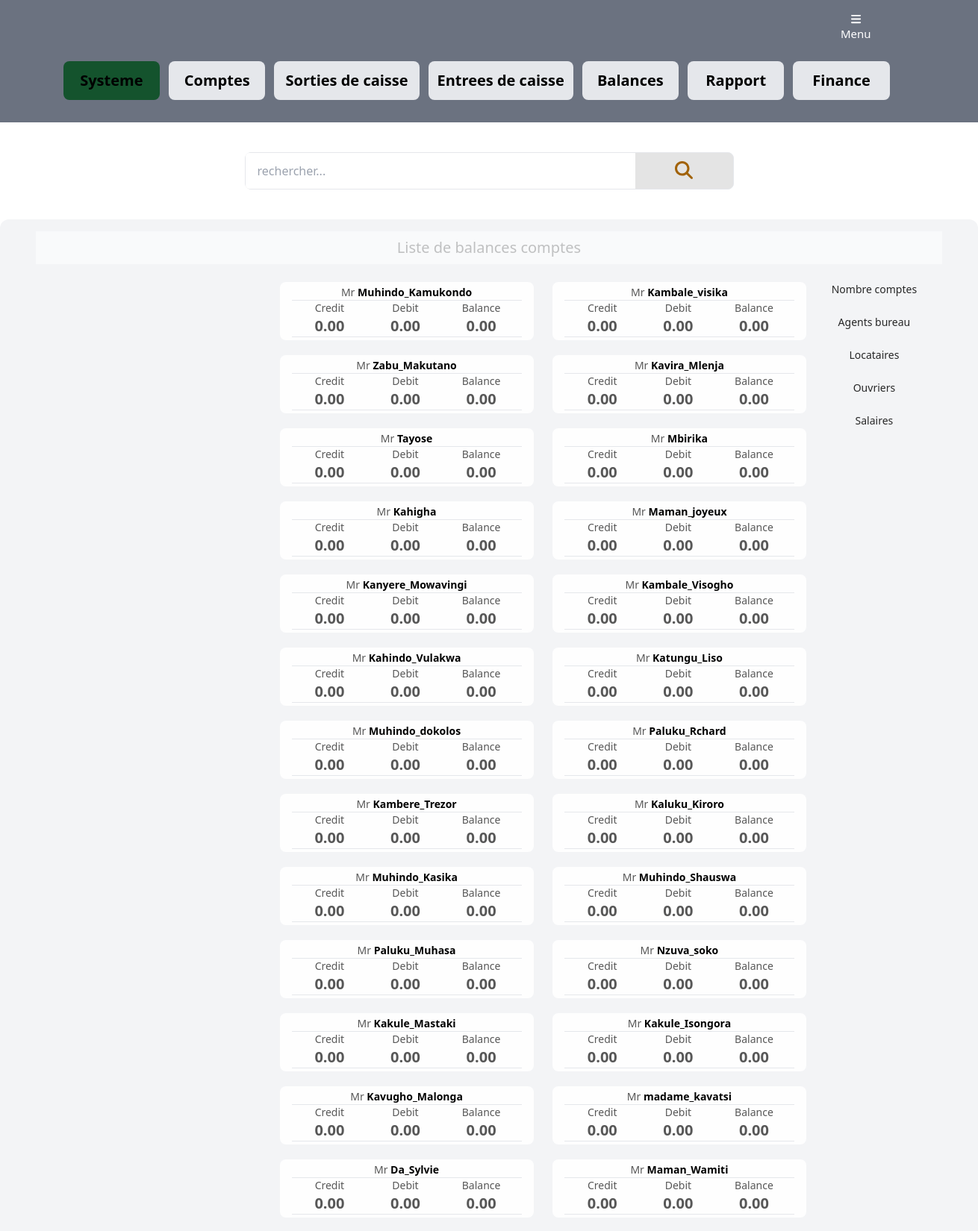
The page /accounts_balance/ (upper part) on the database its author committed.
### management/models.py (models this page shows, shortened)
class Person(models.Model):
    first_name = models.CharField(max_length=20, null=True, blank = True)
    second_name = models.CharField(max_length=20, null=True, blank = True)
    position = models.CharField(max_length=1, choices=POSITION_CHOICES, null=True, blank = True)
    job_description = models.TextField(null=True, blank = True)
    birth_date = models.DateField(null=True, blank=True)
    sex = models.CharField(max_length=1, choices=GENDER_CHOICES, null=True, blank = True)
    education = models.CharField(max_length=100, null=True, blank = True)
    address = models.TextField(null=True, blank = True)
    email = models.EmailField(null=True, blank = True)
    mobile_number = models.CharField(max_length=15, null=True, blank = True)
    whatsapp_number = models.CharField(max_length=15, blank=True, null=True)
    created_at = models.DateTimeField(auto_now_add=True, blank=True, null=True)
    class Meta:
        ordering = ['-created_at']

### management/views.py (the view)
# urls.py: path('accounts_balance/', views.accounts_balance, name='accounts_balance'),
def accounts_balance(request):
    kavatsi_input = Finance.objects.filter(account='Kasereka_Kavatsi', type_transaction='IP')
    kavatsi_output = Finance.objects.filter(account='Kasereka_Kavatsi', type_transaction='OP')
    total_kavatsi_input = kavatsi_input.aggregate(total_kavatsi_input=Sum('amount_in_usd'))['total_kavatsi_input']
    total_kavatsi_output = kavatsi_output.aggregate(total_kavatsi_output=Sum('amount_in_usd'))['total_kavatsi_output']
    syalivene_input = Finance.objects.filter(account='Katembo_Syalivene', type_transaction='IP')
    syalivene_output = Finance.objects.filter(account='Katembo_Syalivene', type_transaction='OP')
    total_syalivene_input = syalivene_input.aggregate(total_syalivene_input=Sum('amount_in_usd'))['total_syalivene_input']
    total_syalivene_output = syalivene_output.aggregate(total_syalivene_output=Sum('amount_in_usd'))['total_syalivene_output']
    vikoma_input = Finance.objects.filter(account='Kahindo_Vikoma', type_transaction='IP')
    vikoma_output = Finance.objects.filter(account='Kahindo_Vikoma', type_transaction='OP')
    total_vikoma_input = vikoma_input.aggregate(total_vikoma_input=Sum('amount_in_usd'))['total_vikoma_input']
    total_vikoma_output = vikoma_output.aggregate(total_vikoma_output=Sum('amount_in_usd'))['total_vikoma_output']
    outputs = Comptes.objects.filter(transaction='OP')
    inputs = Comptes.objects.filter(transaction='IP')
    persons =  Person.objects.all()
    query = request.GET.get('query')
    if query:
        persons = persons.filter(Q(first_name__icontains=query))
    persons_with_finances = []
    for person in persons:
        output = outputs.filter(nom=person)
        input = inputs.filter(nom=person)
        total_outputs = output.aggregate(total_outputs=Sum('amount_in_usd'))['total_outputs']
        total_inputs = input.aggregate(total_inputs=Sum('amount_in_usd'))['total_inputs']
        if person.first_name == 'Kasereka_Kavatsi':
            kavatsi_outputs = total_outputs + total_kavatsi_input
            kavatsi_inputs = total_inputs + total_kavatsi_output
            kavatsi_balance = kavatsi_outputs - kavatsi_inputs
            persons_with_finances.append({'person': person, 'total_outputs': kavatsi_outputs, 'total_inputs': kavatsi_inputs, 'total_balance': kavatsi_balance})
        elif person.first_name == 'Katembo_Syalivene':
            syalivene_outputs = total_outputs + total_syalivene_input
            syalivene_inputs = total_inputs + total_syalivene_output
            syalivene_balance = syalivene_outputs - syalivene_inputs
            persons_with_finances.append({'person': person, 'total_outputs': syalivene_outputs, 'total_inputs': syalivene_inputs, 'total_balance': syalivene_balance})
        elif person.first_name == 'Kahindo_Vikoma':
            vikoma_outputs = total_outputs + total_vikoma_input
            vikoma_inputs = total_inputs + total_vikoma_output
            vikoma_balance = vikoma_outputs - vikoma_inputs
            persons_with_finances.append({'person': person, 'total_outputs': vikoma_outputs, 'total_inputs': vikoma_inputs, 'total_balance': vikoma_balance})
        elif total_outputs is None or total_inputs is None:
            persons_with_finances.append({'person': person, 'total_outputs': 0, 'total_inputs': 0, 'total_balance': 0})
        else:
            total_balance = total_outputs - total_inputs
            persons_with_finances.append({'person': person, 'total_outputs': total_outputs, 'total_inputs': total_inputs, 'total_balance': total_balance})
    return render(request, 'management/accounts_balance.html', {
        'persons_with_finances': persons_with_finances,
        'query': query if query is not None else '',
})

### management/templates/management/accounts_balance.html (shortened to what this page needs)
{% extends "management/base.html" %}
{% block liste_accounts_balance %}
    <div class="grid grid-cols-3 gap-0" style="grid-template-columns: 25% 50% 25%;">
        <div></div>
        <form method="get" id="search-form" class="grid grid-cols-2 gap-0 my-10 border rounded-lg" style="grid-template-columns: 80% 20%; background-color: rgba(220, 220, 220, 0.767);">
            <input name="query" class="py-3 px-4 w-1/1 text-left" style="border-top-left-radius: 5px; border-bottom-left-radius: 5px;" type="text" value="{{ query }}" placeholder="rechercher...">
            <button type="submit"><i class="fa fa-search text-yellow-700 w-1/1 ml-0 text-2xl px-4" style="border-top-right-radius: 5px; border-bottom-right-radius: 5px;"></i></button>
        </form>
        <div></div>
    </div>
    <div class="mt-0 px-12 py-4 bg-gray-100 rounded-xl">
        <h2 class="mb-6 text-xl text-center py-2" style="background-color: rgba(255, 255, 255, 0.486); color: rgba(0, 0, 0, 0.233);">Liste de balances comptes</h2>
        <div class="grid grid-cols-3" style="grid-template-columns: 15% 70% 15%;">
            <div class="" style="margin-left: 30px;">
            </div>
            <div class="persons-container">
                {% for item in persons_with_finances %}
                    <div style="position: relative; width: 40%; float: right; margin-left: 3%; margin-bottom: 20px; border: none;">
                        <a href="{% url 'management:transaction_details' item.person.id %}">
                            <div class="rounded-lg" style="background-color: rgba(255, 255, 255, 0.925);">
                                <div class="py-1 px-4" style="color: rgba(0, 0, 0, 0.658);">
                                    <p class="text-sm text-center">Mr <strong class="text-sm" style="color: black">{{ item.person.first_name }}</strong></p>
                                    <hr>
                                    <div class="grid grid-cols-3 gap-0" style="grid-template-columns: 33% 33% 33%; text-align: center;">
                                        <div>
                                            <p class="text-sm">Credit</p>
                                            <p class="text-xl"><strong>{{ item.total_inputs|floatformat:2 }}</strong></p>
                                        </div>
                                        <div>
                                            <p class="text-sm">Debit</p>
                                            <p class="text-xl"><strong>{{ item.total_outputs|floatformat:2 }}</strong></p>
                                        </div>
                                        <div>
                                            <p class="text-sm">Balance</p>
                                            {% if item.total_balance > 0 %}
                                                <p class="text-xl"><strong>{{ item.total_balance|floatformat:2 }}</strong></p>
                                            {% elif item.total_inputs == 0 %}
                                                <p class="text-xl"><strong>{{ item.total_balance|floatformat:2 }}</strong></p>
                                            {% else %}
                                                <p class="text-xl" style="color: rgba(255, 0, 0, 0.61)"><strong>{{ item.total_balance|floatformat:2 }}</strong></p>
                                            {% endif %}
                                        </div>
                                    </div>
                                    <hr>
                                </div>
                            </div>
                        </a>
                    </div>
                {% endfor %}
            </div>
            <div class="" style="color: rgba(64, 226, 64, 0.842);">
                <p class="text-sm text-center" style="color: rgba(0, 0, 0, 0.842);">Nombre comptes</p>
                <p class="text-center" style="font-size: xx-large; font-weight: bold;"></p><br>
                <p class="text-sm text-center" style="color: rgba(0, 0, 0, 0.842);">Agents bureau</p>
                <p class="text-center" style="font-size: xx-large; font-weight: bold;"></p><br>
                <p class="text-sm text-center" style="color: rgba(0, 0, 0, 0.842);">Locataires</p>
                <p class="text-center" style="font-size: xx-large; font-weight: bold;"></p><br>
                <p class="text-sm text-center" style="color: rgba(0, 0, 0, 0.842);">Ouvriers</p>
                <p class="text-center" style="font-size: xx-large; font-weight: bold;"></p><br>
                <p class="text-sm text-center" style="color: rgba(0, 0, 0, 0.842);">Salaires</p>
                <p class="text-center" style="font-size: xx-large; font-weight: bold;"></p><br>
            </div>
        </div>
    </div>
{% endblock %}

### management/static/css/project.css (style rules this page uses)
html { line-height: 1.5; -webkit-text-size-adjust: 100%; -moz-tab-size: 4; -o-tab-size: 4; tab-size: 4; font-family: ui-sans-serif, system-ui, -apple-system, BlinkMacSystemFont, "Segoe UI", Roboto, "Helvetica Neue", Arial, "Noto Sans", sans-serif, "Apple Color Emoji", "Segoe UI Emoji", "Segoe UI Symbol", "Noto Color Emoji"; font-feature-settings: normal; font-variation-settings: normal; }
body { margin: 0; line-height: inherit; }
hr { height: 0; color: inherit; border-top-width: 1px; }
h1, h2, h3, h4, h5, h6 { font-size: inherit; font-weight: inherit; }
a { color: inherit; text-decoration: inherit; }
b, strong { font-weight: bolder; }
button, input, optgroup, select, textarea { font-family: inherit; font-size: 100%; font-weight: inherit; line-height: inherit; color: inherit; margin: 0; padding: 0; }
button, select { text-transform: none; }
button, [type='button'], [type='reset'], [type='submit'] { -webkit-appearance: button; background-color: transparent; background-image: none; }
blockquote, dl, dd, h1, h2, h3, h4, h5, h6, hr, figure, p, pre { margin: 0; }
input::placeholder, textarea::placeholder { opacity: 1; color: #9ca3af; }
button, [role="button"] { cursor: pointer; }
img, svg, video, canvas, audio, iframe, embed, object { display: block; vertical-align: middle; }
.my-10 { margin-top: 2.5rem; margin-bottom: 2.5rem; }
.mb-6 { margin-bottom: 1.5rem; }
.ml-0 { margin-left: 0px; }
.mt-0 { margin-top: 0px; }
.grid { display: grid; }
.grid-cols-2 { grid-template-columns: repeat(2, minmax(0, 1fr)); }
.grid-cols-3 { grid-template-columns: repeat(3, minmax(0, 1fr)); }
.gap-0 { gap: 0px; }
.rounded-lg { border-radius: 0.5rem; }
.rounded-xl { border-radius: 0.75rem; }
.border { border-width: 1px; }
.bg-gray-100 { --tw-bg-opacity: 1; background-color: rgb(243 244 246 / var(--tw-bg-opacity)); }
.px-12 { padding-left: 3rem; padding-right: 3rem; }
.px-4 { padding-left: 1rem; padding-right: 1rem; }
.py-1 { padding-top: 0.25rem; padding-bottom: 0.25rem; }
.py-2 { padding-top: 0.5rem; padding-bottom: 0.5rem; }
.py-3 { padding-top: 0.75rem; padding-bottom: 0.75rem; }
.py-4 { padding-top: 1rem; padding-bottom: 1rem; }
.text-left { text-align: left; }
.text-center { text-align: center; }
.text-2xl { font-size: 1.5rem; line-height: 2rem; }
.text-sm { font-size: 0.875rem; line-height: 1.25rem; }
.text-xl { font-size: 1.25rem; line-height: 1.75rem; }
.text-yellow-700 { --tw-text-opacity: 1; color: rgb(161 98 7 / var(--tw-text-opacity)); }

### rows shown on the page
Person: person.first_name "Kambale_visika", total_inputs "0.00", total_outputs "0.00", total_balance "0.00"
Person: person.first_name "Muhindo_Kamukondo", total_inputs "0.00", total_outputs "0.00", total_balance "0.00"
Person: person.first_name "Kavira_Mlenja", total_inputs "0.00", total_outputs "0.00", total_balance "0.00"
Person: person.first_name "Zabu_Makutano", total_inputs "0.00", total_outputs "0.00", total_balance "0.00"
Person: person.first_name "Mbirika", total_inputs "0.00", total_outputs "0.00", total_balance "0.00"
Person: person.first_name "Tayose", total_inputs "0.00", total_outputs "0.00", total_balance "0.00"
Person: person.first_name "Maman_joyeux", total_inputs "0.00", total_outputs "0.00", total_balance "0.00"
Person: person.first_name "Kahigha", total_inputs "0.00", total_outputs "0.00", total_balance "0.00"
Person: person.first_name "Kambale_Visogho", total_inputs "0.00", total_outputs "0.00", total_balance "0.00"
Person: person.first_name "Kanyere_Mowavingi", total_inputs "0.00", total_outputs "0.00", total_balance "0.00"
Person: person.first_name "Katungu_Liso", total_inputs "0.00", total_outputs "0.00", total_balance "0.00"
Person: person.first_name "Kahindo_Vulakwa", total_inputs "0.00", total_outputs "0.00", total_balance "0.00"
Person: person.first_name "Paluku_Rchard", total_inputs "0.00", total_outputs "0.00", total_balance "0.00"
Person: person.first_name "Muhindo_dokolos", total_inputs "0.00", total_outputs "0.00", total_balance "0.00"
Person: person.first_name "Kaluku_Kiroro", total_inputs "0.00", total_outputs "0.00", total_balance "0.00"
Person: person.first_name "Kambere_Trezor", total_inputs "0.00", total_outputs "0.00", total_balance "0.00"
Person: person.first_name "Muhindo_Shauswa", total_inputs "0.00", total_outputs "0.00", total_balance "0.00"
Person: person.first_name "Muhindo_Kasika", total_inputs "0.00", total_outputs "0.00", total_balance "0.00"
Person: person.first_name "Nzuva_soko", total_inputs "0.00", total_outputs "0.00", total_balance "0.00"
Person: person.first_name "Paluku_Muhasa", total_inputs "0.00", total_outputs "0.00", total_balance "0.00"
Person: person.first_name "Kakule_Isongora", total_inputs "0.00", total_outputs "0.00", total_balance "0.00"
Person: person.first_name "Kakule_Mastaki", total_inputs "0.00", total_outputs "0.00", total_balance "0.00"
Person: person.first_name "madame_kavatsi", total_inputs "0.00", total_outputs "0.00", total_balance "0.00"
Person: person.first_name "Kavugho_Malonga", total_inputs "0.00", total_outputs "0.00", total_balance "0.00"
Person: person.first_name "Maman_Wamiti", total_inputs "0.00", total_outputs "0.00", total_balance "0.00"
Person: person.first_name "Da_Sylvie", total_inputs "0.00", total_outputs "0.00", total_balance "0.00"
